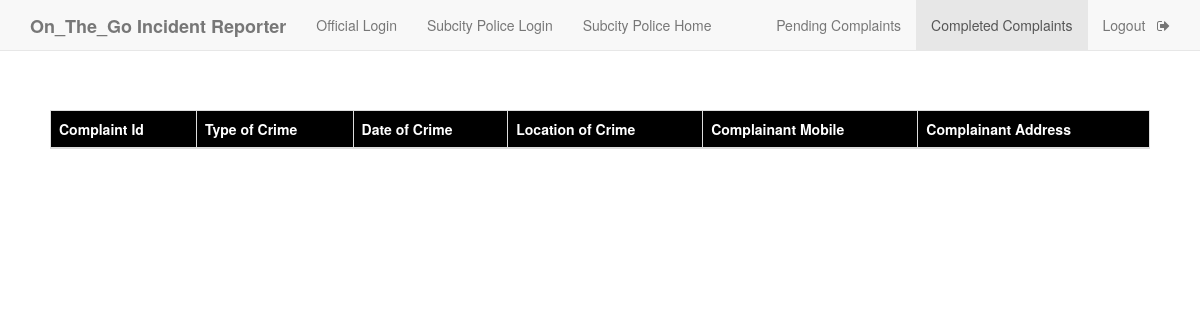
The page /Sub_police_complete.php (signed in) on the database as committed earlier.
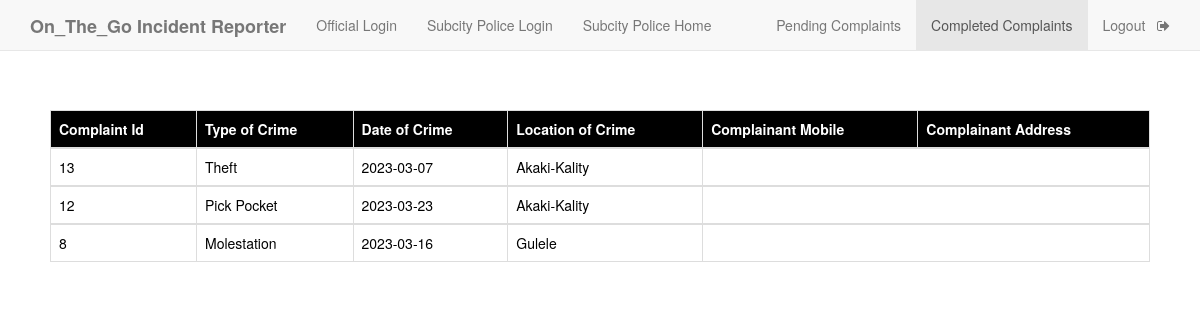
The same page on the database as committed later.
### tables this page shows
CREATE TABLE `p_handler` (
  `c_id` int(11) NOT NULL,
  `id_no` bigint(12) NOT NULL,
  `type_crime` varchar(50) NOT NULL,
  `d_o_c` date NOT NULL,
  `repo_time_and_date` varchar(50) NOT NULL,
  `location` varchar(50) NOT NULL,
  `description` varchar(7000) NOT NULL,
  `inc_status` varchar(50) NOT NULL,
  `pol_status` varchar(50) DEFAULT NULL,
  `p_id` varchar(50) NOT NULL
);

### Sub_police_complete.php (the view, shortened to what this page needs)
<!DOCTYPE html>
<html>
<head>
	<link rel="stylesheet" type="text/css" href="https://maxcdn.bootstrapcdn.com/bootstrap/3.3.5/css/bootstrap.min.css">
	<link rel="stylesheet" type="text/css" href="https://maxcdn.bootstrapcdn.com/font-awesome/4.4.0/css/font-awesome.min.css">
     <?php
    $conn=mysqli_connect("localhost","root","");
    mysqli_select_db($conn,"on_the_go incident reporter");
    $p_id=$_SESSION['pol'];
     $result=mysqli_query($conn,"SELECT c_id,type_crime,d_o_c,location FROM p_handler natural join user where p_id='$p_id' and pol_status='ChargeSheet Filed' order by c_id desc");
    ?>
</head>
<body>
	<nav  class="navbar navbar-default navbar-fixed-top">
  <div class="container">
    <div class="navbar-header">
      <a class="navbar-brand" href="home.php"><b>On_The_Go Incident Reporter</b></a>
    </div>
    <div id="navbar" class="collapse navbar-collapse">
      <ul class="nav navbar-nav">
        <li ><a href="official_login.php">Official Login</a></li>
        <li ><a href="Sub_policelogin.php">Subcity Police Login</a></li>
        <li><a href="Sub_policeHome.php">Subcity Police Home</a></li>
      </ul>
      <ul class="nav navbar-nav navbar-right">
        <li><a href="Sub_policeHome.php">Pending Complaints</a></li>
        <li  class="active" ><a href="Sub_police_complete.php">Completed Complaints</a></li>
        <li><a href="Sub_police_logout.php">Logout &nbsp <i class="fa fa-sign-out" aria-hidden="true"></i></a></li>
      </ul>
    </div>
  </div>
 </nav>
 <div style="padding:50px;margin-top:5%;">
   <table class="table table-bordered">
    <thead class="thead-dark" style="background-color: black; color: white;">
      <tr>
        <th scope="col">Complaint Id</th>
        <th scope="col">Type of Crime</th>
        <th scope="col">Date of Crime</th>
          <th scope="col">Location of Crime</th>
          <th scope="col">Complainant Mobile</th>
          <th scope="col">Complainant Address</th>
      </tr>
    </thead>
<?php
      while($rows=mysqli_fetch_assoc($result)){
    ?>
    <tbody style="background-color: white; color: black;">
      <tr>
        <td><?php echo $rows['c_id']; ?></td>
        <td><?php echo $rows['type_crime']; ?></td>
        <td><?php echo $rows['d_o_c']; ?></td>
        <td><?php echo $rows['location']; ?></td>
      </tr>
    </tbody>
    <?php
    }
    ?>
</table>
 </div>
</body>
</html>

Rows that differ between the two databases and show on the page:
added p_handler: c_id "13", type_crime "Theft", d_o_c "2023-03-07", location "Akaki-Kality"
added p_handler: c_id "12", type_crime "Pick Pocket", d_o_c "2023-03-23", location "Akaki-Kality"
added p_handler: c_id "8", type_crime "Molestation", d_o_c "2023-03-16", location "Gulele"
